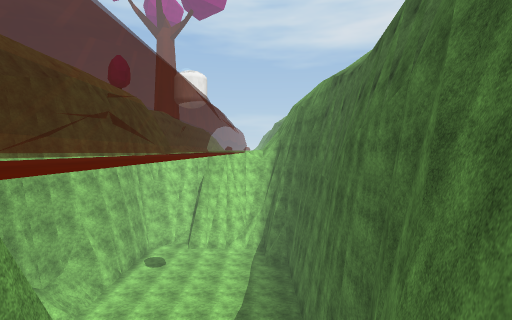
[1] (above)

16 first-person views from a walk through a 3-D level made in the Unity game engine. The camera is 1.2 m above the floor, tilts 2° down and sees 85° across. The floor is counted in squares, 2 m on a side. Each view is taken from the middle of a square. On the plan, view 1 faces up. The plan holds only what a view shows up to about 9 squares ahead; the rest is blank. The place goes on beyond the plan. Some animated figures are not drawn. Surface patterns are stand-ins for the level's own textures.

[2]
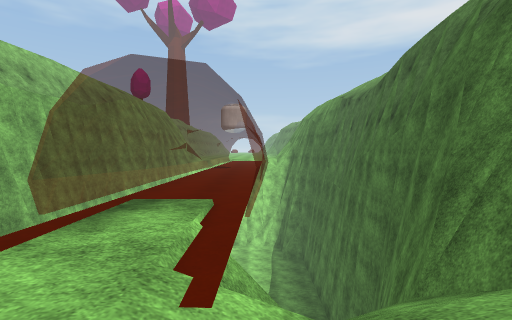

[3]
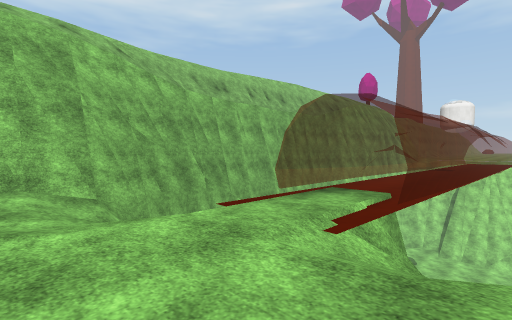

[4]
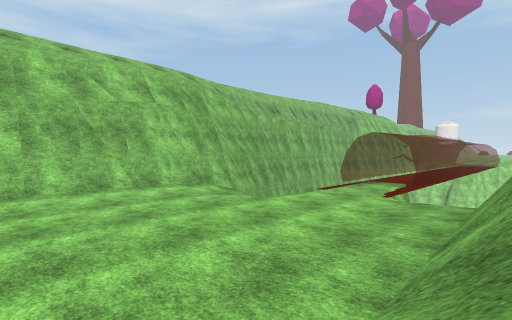

[5]
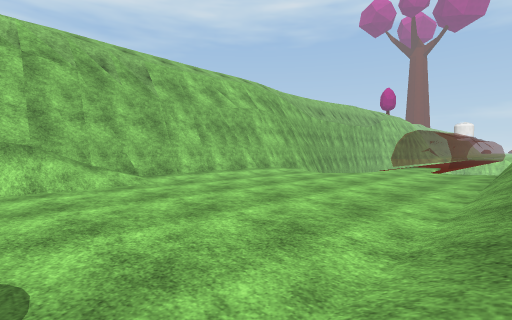

[6]
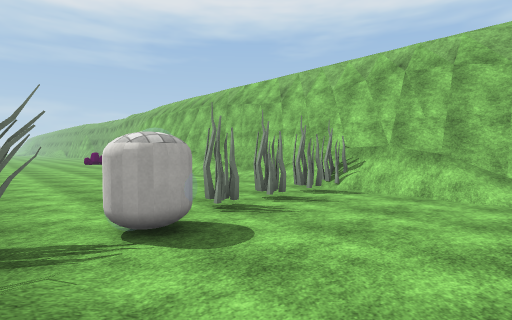

[7]
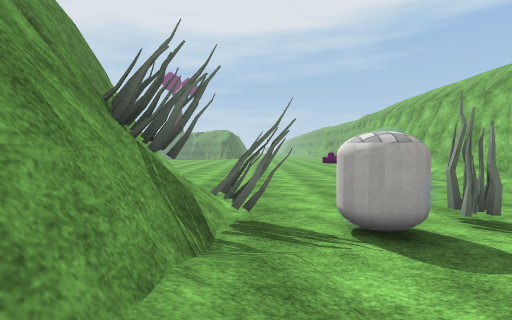

[8]
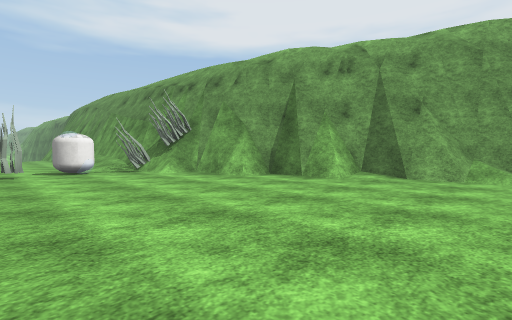

[9]
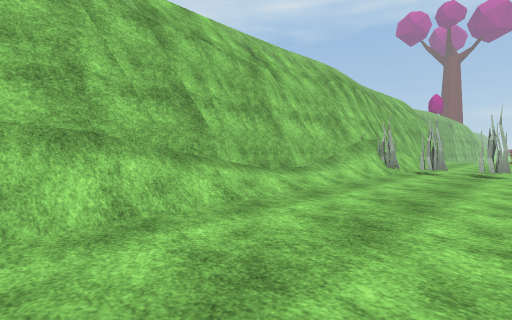

[10]
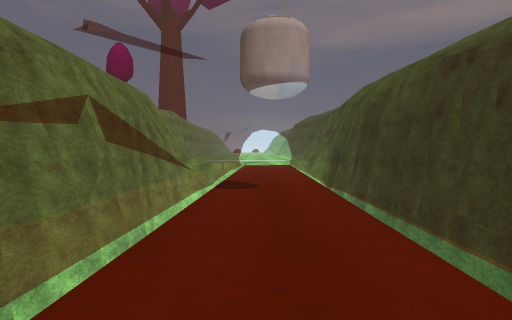

[11]
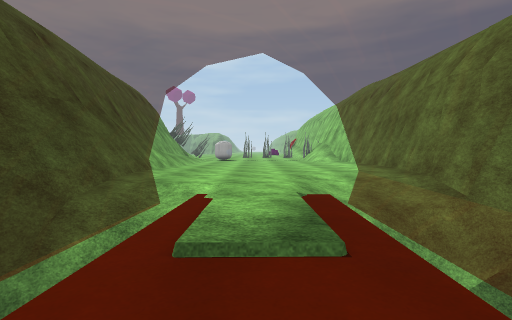

[12]
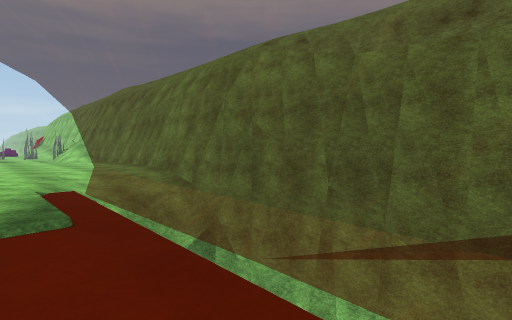

[13]
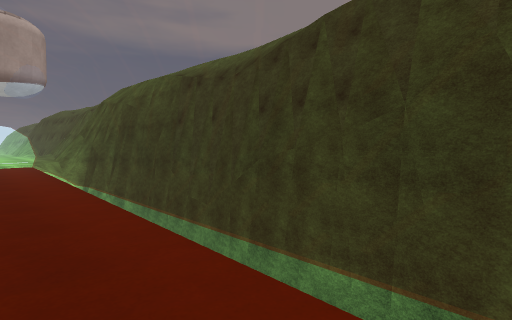

[14]
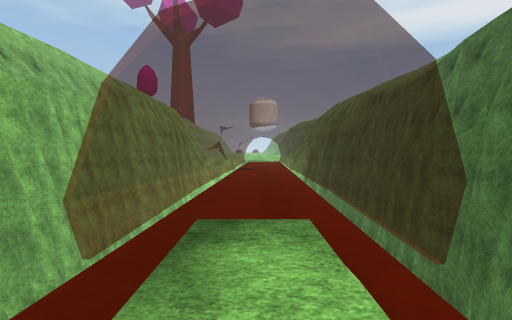

[15]
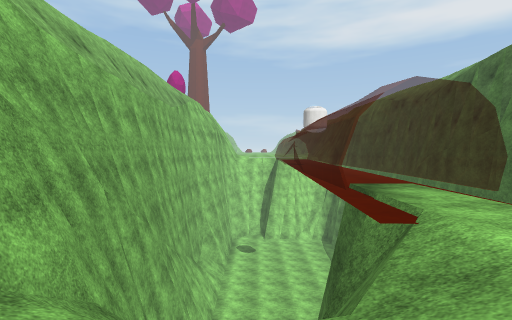

[16]
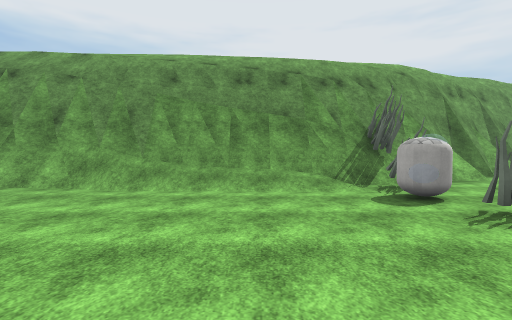

### Floor plan
Key: @ floor where view 1 was taken; # wall or solid block; . main floor; : floor 0.25 m higher than the main floor; / step, stairs or slope; = window, fence, low wall or low ledge; v drop or lower ground; O other object.
Columns run from 7 left of view 1 to 6 right of it. Each row starts with its distance up from view 1.
 13 ##   .=  #
 12 #v  =.=  ##
 11 #v  =.=  v#
 10 #v  =.=  v#
  9 #vvv=.=vvv#
  8 #vvv=.=vvv#
  7 #   =.= vv#
  6 #v  =.= vv#
  5 #v  =.=  ##
  4 #v  =.=  #
  3 #v  =.= v#
  2 #v  =.= v#
  1 ##  =.=v##
  0  #v v.=@#
 -1  #//#.//#
 -2  #///..:#
 -3  #///..:#
 -4  #:....:##
 -5  #:....:=#
 -6  #:....:/#
 -7  #:...../#
 -8  #:...../#
 -9  #/...../#
-10  #/...../#
-11  #/...../##
-12   OOOO.OOO#
-13  #/....../#
-14  #/.......#
-15  #/.......##
-16  #/........#
-17  #/........##
-18  #/.........#
-19  #/.........##
-20  #/.........:#

Positions as (right, up) in squares from view 1, and headings:
1: (0, 0), facing up
2: (-1, -2), facing up
3: (0, -3), facing up-left
4: (1, -7), facing up-left
5: (1, -11), facing up-left
6: (1, -9), facing down-left
7: (1, -9), facing down
8: (-2, -20), facing up-right
9: (-2, -20), facing up-left
10: (-2, 4), facing up
11: (-2, 3), facing down
12: (-2, 4), facing down-left
13: (-2, 3), facing up-right
14: (-2, -1), facing up
15: (-4, -3), facing up
16: (-5, -9), facing right
